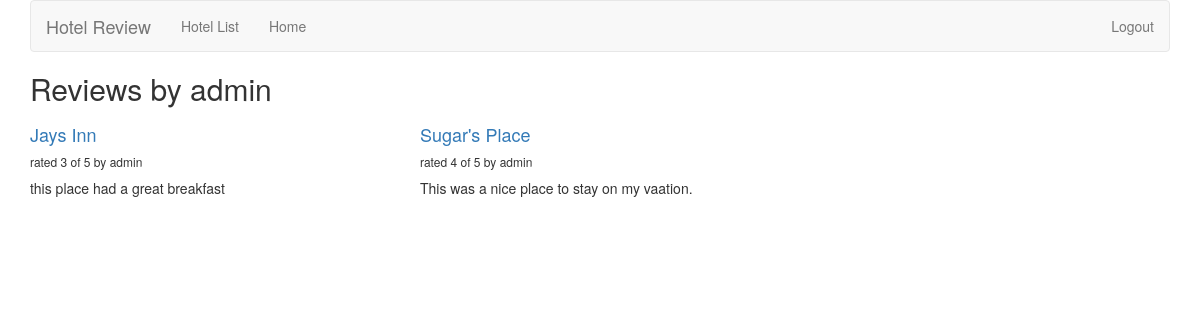
The page /hotelsite/hotelsite/user/ (signed in) on the database as committed earlier.
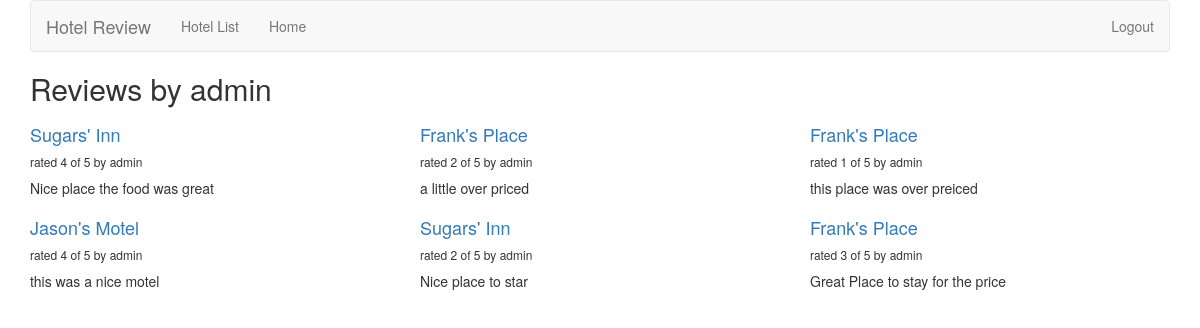
The same page on the database as committed later.
### hotelsite/models.py (models this page shows, shortened)
class Review(models.Model):
	RATING_CHOICES = (
        (1, '1'),
        (2, '2'),
        (3, '3'),
        (4, '4'),
        (5, '5'),
    )
	hotel = models.ForeignKey(Hotel, null=False, blank=False)
	user_name = models.CharField(max_length=25)
	date = models.DateTimeField('date_published')
	title = models.CharField(max_length= 50)
	description = models.TextField(max_length=5000)
	rating = models.IntegerField(choices=RATING_CHOICES)

class Hotel(models.Model):
	name = models.CharField(max_length=60)
	add1 = models.CharField(max_length=50)
	add2 = models.CharField(max_length=50, null=True, blank=True)
	city = models.CharField(max_length=50)
	state = models.CharField(max_length= 2)
	zipcode = models.CharField(max_length=5)

### hotelsite/views.py (the view)
# urls.py: url(r'^hotelsite/user/(?P<username>\w+)/$', views.user_review_list, name='user_review_list'),
def user_review_list(request, username=None):
    if not username:
        username = request.user.username
        review_list = Review.objects.filter(user_name=username).order_by('-date')
        context = {'review_list':review_list, 'username':username}
        return render(request, 'user_review_list.html', context)

### hotelsite/templates/user_review_list.html
{% extends 'review_list.html' %}
{% block title %}
<h2>Reviews by {{ username }}</h2>
{% endblock %}

### hotelsite/templates/review_list.html (shortened to what this page needs)
{% extends 'base.html' %}
{% block content %}
{% if review_list %}
<div class="row">
    {% for review in review_list %}
    <div class="col-xs-6 col-lg-4">
<h4><a href="{% url 'hotelsite:review_detail' review.id %}">
        {{ review.hotel.name }}
        </a></h4>
        <h6>rated {{ review.rating }} of 5 by {{ review.user_name }}</h6>
        <p>{{ review.description }}</p>
    </div>
    {% endfor %}
</div>
{% else %}
<p>No reviews are available.</p>
{% endif %}
{% endblock %}

### templates/base.html (shortened to what this page needs)
{% load staticfiles %}
{% load bootstrap3 %}
{% bootstrap_css %}
{% block bootstrap3_content %}
<div class="container">
    <nav  class="navbar navbar-default">
        <div class="navbar-header">
            <a class="navbar-brand" href="{% url 'hotelsite:review_list' %}">Hotel Review</a>
        </div>
        <div id="navbar" class="navbar-collapse collapse">
            <ul class="nav navbar-nav">
                <li><a href="{% url 'hotelsite:hotel_list' %}">Hotel List</a></li>
                <li><a href="{% url 'hotelsite:review_list' %}">Home</a></li>
            </ul>
         <ul class="nav navbar-nav navbar-right">
        {% if user.is_authenticated %}
            <li><a href="{% url 'auth:logout' %}">Logout</a></li>
            {% else %}
            <li><a href="{% url 'auth:login' %}">Login</a></li>
            {% endif %}
        </ul>
    </div>
</nav>
    <h1>{% block title %}(no title){% endblock %}</h1>
    {% block content %}(no content){% endblock %}
</div>
{% endblock %}

Rows that differ between the two databases and show on the page:
added Review: hotel.name "Sugars' Inn", rating "4", user_name "admin", description "Nice place the food was great"
added Review: hotel.name "Frank's Place", rating "2", user_name "admin", description "a little over priced"
added Review: hotel.name "Frank's Place", rating "1", user_name "admin", description "this place was over preiced"
added Review: hotel.name "Jason's Motel", rating "4", user_name "admin", description "this was a nice motel"
changed Review: hotel.name "Jays Inn" → "Sugars' Inn"; rating "3" → "2"; description "this place had a great breakfast" → "Nice place to star"
changed Review: hotel.name "Sugar's Place" → "Frank's Place"; rating "4" → "3"; description "This was a nice place to stay on my vaation." → "Great Place to stay for the price"
